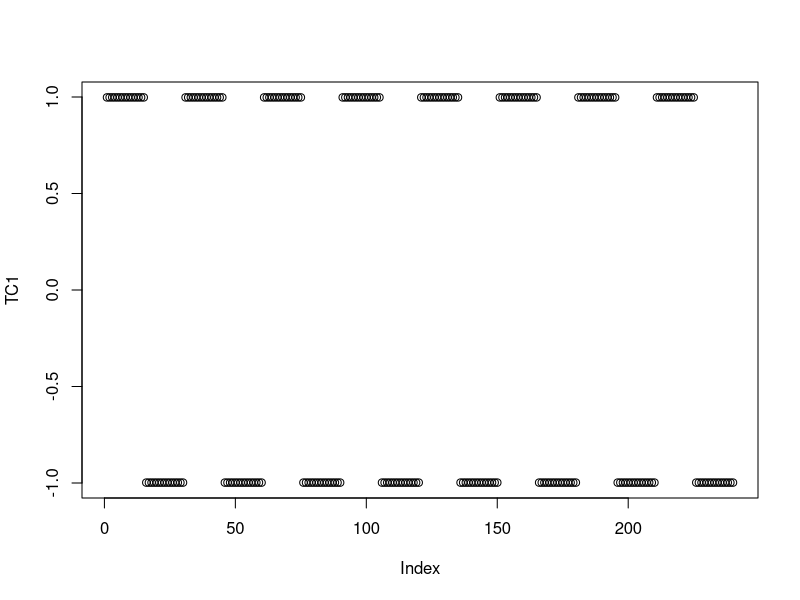
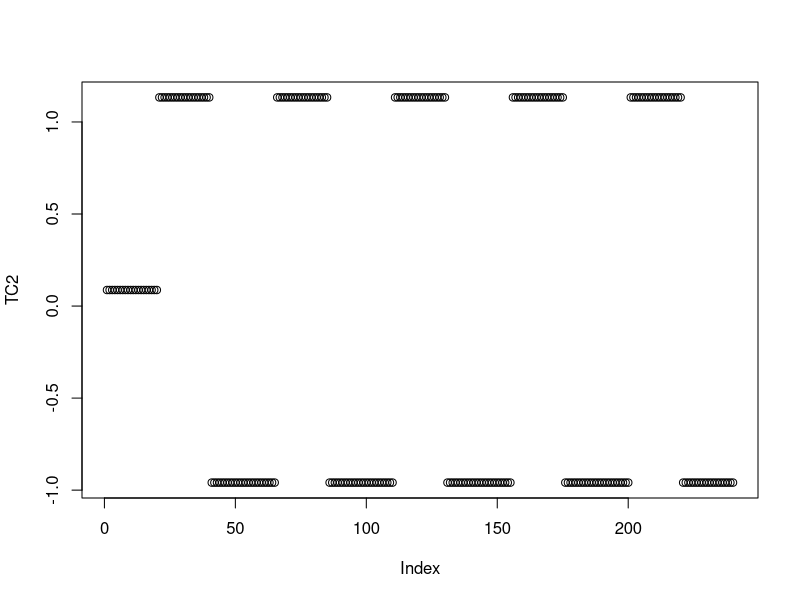
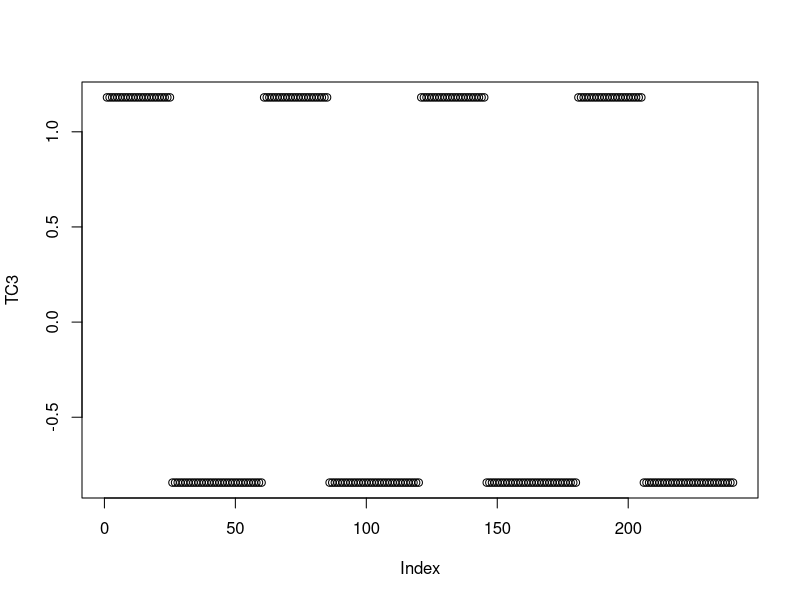
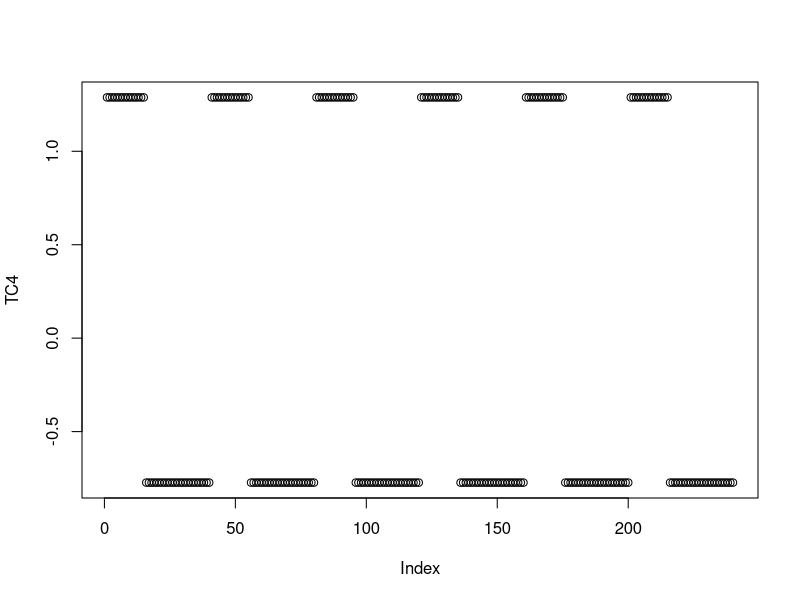
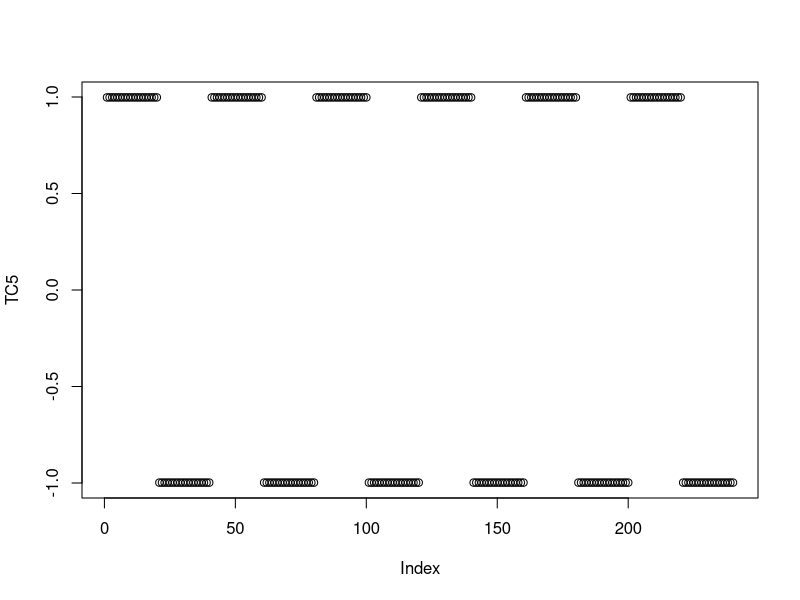
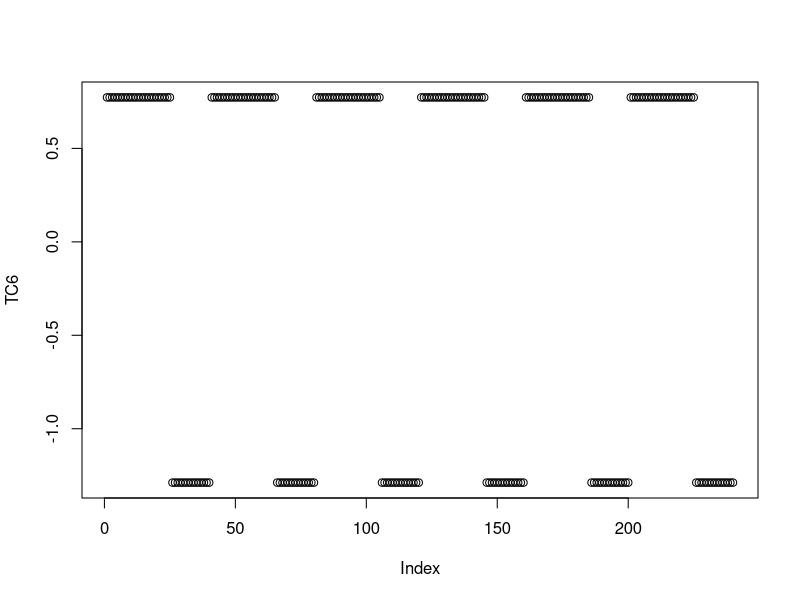

These charts were generated, in order, by the following R code:
## ---- chunk 1
install.packages("corrplot")
install.packages("ggplot2")
## ---- chunk 2
library(corrplot)
library(ggplot2)
AV = c(0, 20, 0, 0, 0, 0)
IV = c(30, 45, 60, 40, 40, 40)
durOnes = c(15, 20, 25, 15, 20, 25)
negOnes = IV - durOnes
N = 240

TC1 <- c( rep(c(rep(1, durOnes[1]), rep(-1, negOnes[1])), ceiling(N/IV[1])) )
TC1 <- head(TC1, N)
TC2 <- c( rep(0, 20), rep(c(rep(1,durOnes[2]), rep(-1, negOnes[2])), ceiling(N/IV[2])))
TC2 <- head(TC2, N)
TC3 <- c( rep(c(rep(1,durOnes[3]), rep(-1, negOnes[3])), ceiling(N/IV[3])))
TC3 <- head(TC3, N) 
TC4 <- c( rep(c(rep(1,durOnes[4]), rep(-1, negOnes[4])), ceiling(N/IV[4])))
TC4 <- head(TC4, N) 
TC5 <- c( rep(c(rep(1,durOnes[5]), rep(-1, negOnes[5])), ceiling(N/IV[5])))
TC5 <- head(TC5, N) 
TC6 <- c( rep(c(rep(1,durOnes[6]), rep(-1, negOnes[6])), ceiling(N/IV[6])))
TC6 <- head(TC6, N)

standardiseVector <- function(TC) {
  TCMean <- mean(TC)
  TCSD <- sd(TC)
  TC2 <- (TC - TCMean)/TCSD
  return(TC2)
}
  
TC1 <- standardiseVector(TC1)
TC2 <- standardiseVector(TC2)
TC3 <- standardiseVector(TC3)
TC4 <- standardiseVector(TC4)
TC5 <- standardiseVector(TC5)
TC6 <- standardiseVector(TC6)

TC <- matrix(c(TC1, TC2, TC3, TC4, TC5, TC6), nrow = 240, ncol = 6)

plot(TC1)
plot(TC2)
plot(TC3)
plot(TC4)
plot(TC5)
plot(TC6)

## ---- chunk 3
write.csv(TC, "./TC.csv")
## ---- chunk 4
SM1 <- matrix(0, 21, 21)
SM1[c(2:6), c(2:6)] <- 1

SM2 <- matrix(0, 21, 21)
SM2[c(2:6), c(15:19)] <- 1

SM3 <- matrix(0, 21, 21)
SM3[c(8:13), c(2:6)] <- 1

SM4 <- matrix(0, 21, 21)
SM4[c(8:13), c(15:19)] <- 1

SM5 <- matrix(0, 21, 21)
SM5[c(15:19), c(2:6)] <- 1

SM6 <- matrix(0, 21, 21)
SM6[c(15:19), c(15:19)] <- 1

SM1
## ---- chunk 5
write.csv(SM1, "./SM1.csv")
write.csv(SM2, "./SM2.csv")
write.csv(SM3, "./SM3.csv")
write.csv(SM4, "./SM4.csv")
write.csv(SM5, "./SM5.csv")
write.csv(SM6, "./SM6.csv")
## ---- chunk 6
SMv <- c(
  as.vector(t(SM1)), 
  as.vector(t(SM2)),
  as.vector(t(SM3)),
  as.vector(t(SM4)),
  as.vector(t(SM5)),
  as.vector(t(SM6))
  )

SM <- matrix(SMv, nrow = 6, ncol = 441, byrow = TRUE)
## ---- chunk 7
write.csv(t(SM), "./SM.csv")
